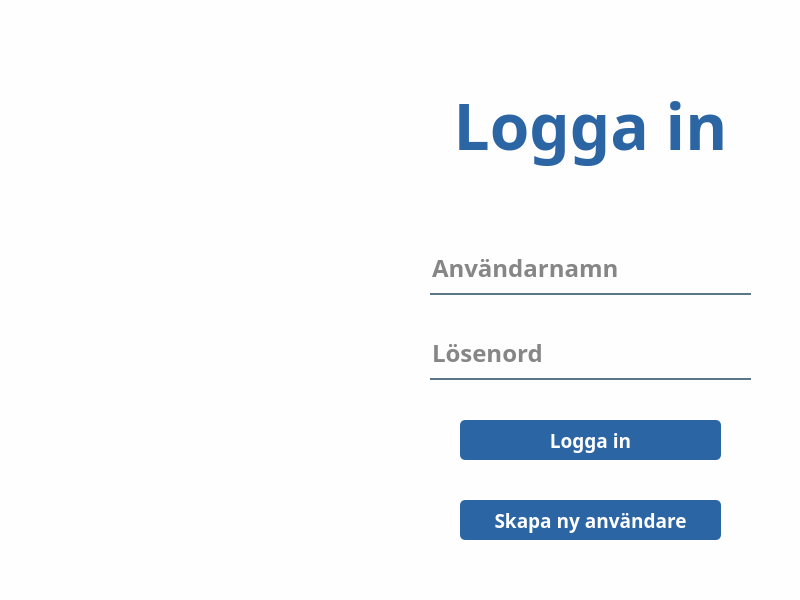
<?xml version="1.0" encoding="UTF-8"?>
<ui version="4.0">
 <class>Login_window</class>
 <widget class="QMainWindow" name="Login_window">
  <property name="geometry">
   <rect>
    <x>0</x>
    <y>0</y>
    <width>800</width>
    <height>600</height>
   </rect>
  </property>
  <property name="windowTitle">
   <string>MainWindow</string>
  </property>
  <property name="styleSheet">
   <string notr="true">background-color: rgb(254, 254, 254);
</string>
  </property>
  <widget class="QWidget" name="centralwidget">
   <widget class="QLabel" name="logo">
    <property name="geometry">
     <rect>
      <x>0</x>
      <y>80</y>
      <width>400</width>
      <height>420</height>
     </rect>
    </property>
    <property name="text">
     <string/>
    </property>
    <property name="pixmap">
     <pixmap>../../../../../Bilder/smartshoplogo.png</pixmap>
    </property>
    <property name="scaledContents">
     <bool>true</bool>
    </property>
   </widget>
   <widget class="QWidget" name="verticalLayoutWidget">
    <property name="geometry">
     <rect>
      <x>430</x>
      <y>20</y>
      <width>321</width>
      <height>520</height>
     </rect>
    </property>
    <layout class="QVBoxLayout" name="verticalLayout">
     <property name="spacing">
      <number>40</number>
     </property>
     <property name="leftMargin">
      <number>0</number>
     </property>
     <property name="topMargin">
      <number>20</number>
     </property>
     <item>
      <widget class="QLabel" name="Loggain">
       <property name="sizePolicy">
        <sizepolicy hsizetype="Preferred" vsizetype="Preferred">
         <horstretch>0</horstretch>
         <verstretch>0</verstretch>
        </sizepolicy>
       </property>
       <property name="font">
        <font>
         <family>Arial Black</family>
         <pointsize>48</pointsize>
         <bold>true</bold>
        </font>
       </property>
       <property name="layoutDirection">
        <enum>Qt::LeftToRight</enum>
       </property>
       <property name="styleSheet">
        <string notr="true">color: rgb(44, 101, 164);</string>
       </property>
       <property name="text">
        <string>Logga in</string>
       </property>
       <property name="scaledContents">
        <bool>false</bool>
       </property>
       <property name="alignment">
        <set>Qt::AlignCenter</set>
       </property>
      </widget>
     </item>
     <item>
      <widget class="QLineEdit" name="username_line_edit">
       <property name="font">
        <font>
         <family>Arial Black</family>
         <pointsize>18</pointsize>
         <bold>true</bold>
        </font>
       </property>
       <property name="contextMenuPolicy">
        <enum>Qt::DefaultContextMenu</enum>
       </property>
       <property name="autoFillBackground">
        <bool>false</bool>
       </property>
       <property name="styleSheet">
        <string notr="true">background-color:rgba(0, 0, 0, 0);
border:none;
border-bottom:2px solid rgba(46, 82, 101, 200);
color:rgba(0, 0, 0, 240);
padding-bottom:7px;</string>
       </property>
       <property name="placeholderText">
        <string>Användarnamn</string>
       </property>
      </widget>
     </item>
     <item>
      <widget class="QLineEdit" name="password_line_edit">
       <property name="font">
        <font>
         <family>Arial Black</family>
         <pointsize>18</pointsize>
         <bold>true</bold>
        </font>
       </property>
       <property name="styleSheet">
        <string notr="true">background-color:rgba(0, 0, 0, 0);
border:none;
border-bottom:2px solid rgba(46, 82, 101, 200);
color:rgba(0, 0, 0, 240);
padding-bottom:7px;</string>
       </property>
       <property name="placeholderText">
        <string>Lösenord</string>
       </property>
      </widget>
     </item>
     <item>
      <layout class="QVBoxLayout" name="verticalLayout_2">
       <property name="leftMargin">
        <number>30</number>
       </property>
       <property name="rightMargin">
        <number>30</number>
       </property>
       <item>
        <widget class="QPushButton" name="login_button">
         <property name="sizePolicy">
          <sizepolicy hsizetype="Minimum" vsizetype="Fixed">
           <horstretch>0</horstretch>
           <verstretch>0</verstretch>
          </sizepolicy>
         </property>
         <property name="minimumSize">
          <size>
           <width>0</width>
           <height>40</height>
          </size>
         </property>
         <property name="maximumSize">
          <size>
           <width>2000</width>
           <height>40</height>
          </size>
         </property>
         <property name="font">
          <font>
           <family>Arial Black</family>
           <pointsize>14</pointsize>
           <bold>true</bold>
          </font>
         </property>
         <property name="styleSheet">
          <string notr="true">QPushButton {
	border-style: solid;
	border-color: #9999aa;
	border-radius: 5px;
	color: white;
	background-color: #3474eb;
	Height: 40px
}

QPushButton:enabled {
	background-color: #2C65A4;
	color: white;
}

QPushButton:pressed {
	background-color: #0d2f72;
	color: #fffffe;
}

QPushButton:hover:!pressed {
	background-color: #0034AB;
	color: white;
}

QPushButton:disabled {
	background-color: #aaaaaa;
	color: #ffffff;
}</string>
         </property>
         <property name="text">
          <string>Logga in</string>
         </property>
        </widget>
       </item>
       <item>
        <widget class="QPushButton" name="create_account_button">
         <property name="maximumSize">
          <size>
           <width>2000</width>
           <height>40</height>
          </size>
         </property>
         <property name="font">
          <font>
           <family>Arial Black</family>
           <pointsize>14</pointsize>
           <bold>true</bold>
          </font>
         </property>
         <property name="styleSheet">
          <string notr="true">QPushButton {
	border-style: solid;
	border-color: #9999aa;
	border-radius: 5px;
	color: white;
	background-color: #3474eb;
	Height: 40px;
}

QPushButton:enabled {
	background-color: #2C65A4;
	color: white;
}

QPushButton:pressed {
	background-color: #0d2f72;
	color: #fffffe;
}

QPushButton:hover:!pressed {
	background-color: #0034AB;
	color: white;
}

QPushButton:disabled {
	background-color: #aaaaaa;
	color: #ffffff;
}</string>
         </property>
         <property name="text">
          <string>Skapa ny användare</string>
         </property>
         <property name="autoRepeatDelay">
          <number>300</number>
         </property>
        </widget>
       </item>
      </layout>
     </item>
    </layout>
   </widget>
  </widget>
  <widget class="QMenuBar" name="menubar">
   <property name="geometry">
    <rect>
     <x>0</x>
     <y>0</y>
     <width>800</width>
     <height>37</height>
    </rect>
   </property>
  </widget>
  <widget class="QStatusBar" name="statusbar"/>
 </widget>
 <resources/>
 <connections/>
</ui>
